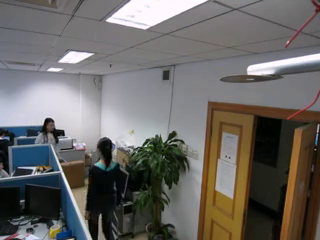
#> input picture frame 525 of data/Cam1.mp4, 320 x 240 px, given in place of video, which was not available
$ python save_video.py
#> lines starting #> are read from the running program, lines starting #| are printed output that depends on the picture
import cv2
from ctypes import windll
windll.shcore.SetProcessDpiAwareness(1)
#> (this line was passed over: ctypes is not available in this run)


# Create an object to read
# from camera
cam_1_url = "http://192.168.0.110:4747/video"
cam_2_url = "http://192.168.0.121:4747/video"
cam_3_url = "http://192.168.0.103:4747/video"
video_1 = cv2.VideoCapture(cam_1_url)
video_2 = cv2.VideoCapture(cam_2_url)
video_3 = cv2.VideoCapture(cam_3_url)

# We need to check if camera
# is opened previously or not
if (video_1.isOpened() == False):
    print("Error reading video file")


size = (640, 400)

# Below VideoWriter object will create
# a frame of above defined The output
# is stored in 'filename.avi' file.
result_1 = cv2.VideoWriter(
    'cam_1.mp4', cv2.VideoWriter_fourcc(*'mp4v'), 30, size)
result_2 = cv2.VideoWriter(
    'cam_2.mp4', cv2.VideoWriter_fourcc(*'mp4v'), 30, size)
result_3 = cv2.VideoWriter(
    'cam_3.mp4', cv2.VideoWriter_fourcc(*'mp4v'), 30, size)

while (True):
    ret, frame = video_1.read()
#> frame is the input picture: shape (240, 320, 3); mean B, G, R 101, 104.1, 106.9
    ret_1, frame_1 = video_2.read()
    ret_2, frame_2 = video_3.read()

    if ret == True:

        # Write the frame into the
        # file 'filename.avi'
        frame = cv2.resize(frame,size)
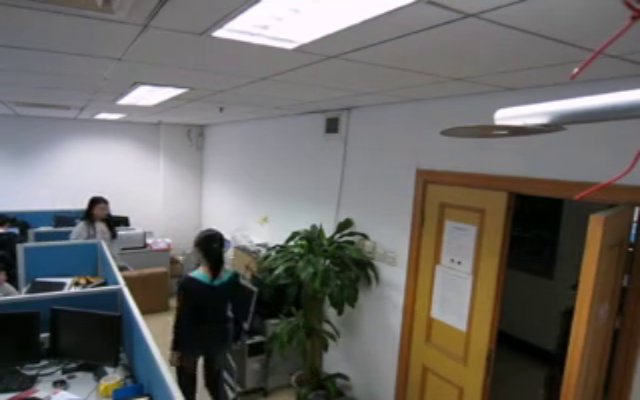
#> frame: shape (400, 640, 3); mean B, G, R 100.9, 104, 106.8
        frame_1 = cv2.resize(frame_1,size)
        frame_2 = cv2.resize(frame_2, size)
        result_1.write(frame)
        result_2.write(frame_1)
        result_3.write(frame_2)


        # Display the frame
        # saved in the file
        cv2.imshow('Frame', frame)
        cv2.imshow('Frame2', frame_1)
        cv2.imshow('Frame3', frame_2)

        # Press S on keyboard
        # to stop the process
        if cv2.waitKey(30) & 0xFF == ord('s'):
#> (key Esc is pressed here)
            break

    # Break the loop
    else:
        break

# When everything done, release
# the video capture and video
# write objects
video_1.release()
result_1.release()
video_2.release()
result_2.release()
video_3.release()
result_3.release()

# Closes all the frames
cv2.destroyAllWindows()

print("The video was successfully saved")

$ run again, starting later in the video
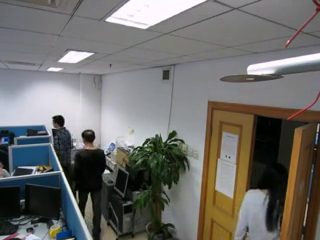
#> input picture frame 2363 of data/Cam1.mp4, 320 x 240 px, given in place of video, which was not available
#> frame is the input picture: shape (240, 320, 3); mean B, G, R 105.3, 108.5, 110
#> `frame = cv2.resize(frame,size)`:
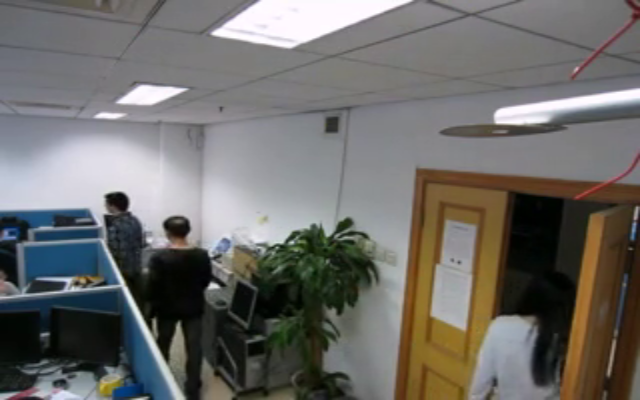
#> frame: shape (400, 640, 3); mean B, G, R 105.2, 108.4, 110

$ run again, starting later in the video
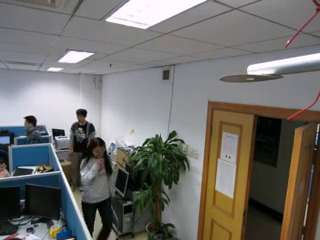
#> input picture frame 4201 of data/Cam1.mp4, 320 x 240 px, given in place of video, which was not available
#> frame is the input picture: shape (240, 320, 3); mean B, G, R 106.3, 110.4, 112.5
#> `frame = cv2.resize(frame,size)`:
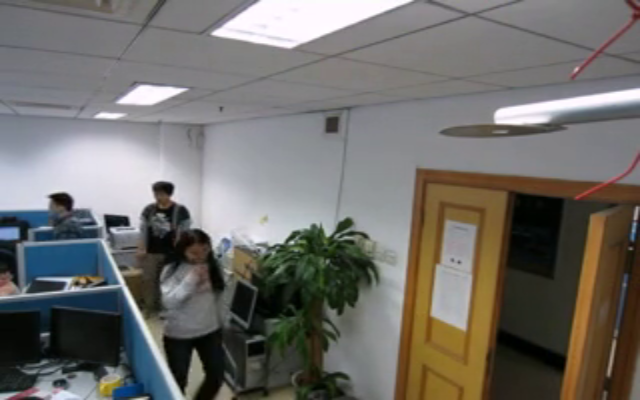
#> frame: shape (400, 640, 3); mean B, G, R 106.3, 110.3, 112.5
